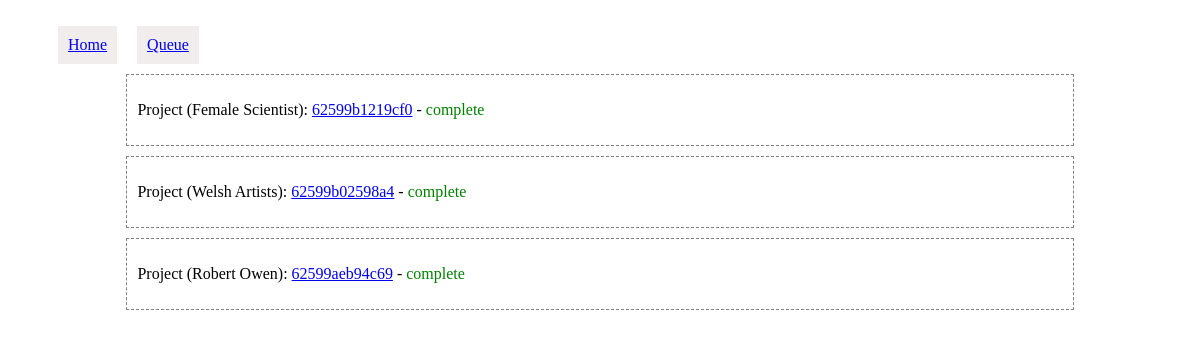
Page /query/results.php on the committed database.
### tables this page shows
CREATE TABLE "queue"(
    "id" INTEGER PRIMARY KEY AUTOINCREMENT NOT NULL,
    "project_title" VARCHAR,
    "project" INTEGER,
    "query_type" VARCHAR,
    "query" VARCHAR,
    "status" VARCHAR,
    "created" DATE,
    "updated" DATE
);

### query/database/queue.php (called while the page is built, shortened)
<?php
class AllItems {
  private $db;
  public function __construct()
  {
    $this->db = new SQLite3('database/amp.sqlite', SQLITE3_OPEN_CREATE | SQLITE3_OPEN_READWRITE);
  }
  public function getAllItems()
  {
    $results = $this->db->query('SELECT * FROM `queue` ORDER BY `updated` DESC LIMIT 50');
    $items = [];
    while ($row = $results->fetchArray()) {
      $items[] = $row;
    }
    return $items;
  }
}

### query/results.php (the view, shortened to what this page needs)
<?php
  include_once 'database/queue.php';
  $queue = new AllItems();
  $items = $queue->getAllItems();
?>
<?php include_once 'includes/header.php'; ?>
  <div id="container">
    <?php
      if(isset($_GET['id'])) {
        $last_id = $_GET['id'];
      }else{
        $last_id = '';
      }
      foreach($items as $k => $v) {
        $id = $v['id'];
        if($id == $last_id) $recent = 'recent';
        else $recent = '';
        echo '<div class="items '. $recent .'">';
          if($v['status'] == 1) $status = '<span class="complete">complete</span>';
          echo '<p>Project ('.$v['project_title'].'): <a href="view_project.php?id='.$v['project'].'">' . $v['project'] . '</a> - ' . $status . '</p>';
        echo '</div>';
      }
    ?>
  </div>
<?php include_once 'includes/footer.php'; ?>

### query/assets/style.css (style rules this page uses)
#container { margin: 0 auto; width:80%; margin-top:100px; clear: both; }
.items { border: 1px dashed gray; padding: 10px; margin:10px 0; }
.complete { color: green; }

### rows in the picture
queue: project_title "Female Scientist", project "62599b1219cf0", status "complete"
queue: project_title "Welsh Artists", project "62599b02598a4", status "complete"
queue: project_title "Robert Owen", project "62599aeb94c69", status "complete"
